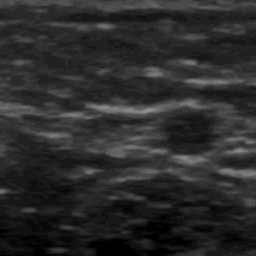
#> input picture image-test/33.png, 256 x 256 px
$ jupyter execute --allow-errors SingleEnhancement.ipynb   (older library calls are emulated)
#> lines starting #> are read from the running program, lines starting #| are printed output that depends on the picture; after the words box and inside, x2 and y2 are one past the last pixel; in counts of white or black regions, pixels touching at a corner belong together
# Single Enhancement

[cell 1]
import numpy as np
import cv2
import matplotlib.pyplot as plt
from skimage import io
from skimage import color
from scipy import ndimage, misc
from skimage import exposure
from scipy.ndimage import gaussian_filter

[cell 2]
img = io.imread('./image-test/33.png')
#> img is the input picture: shape (256, 256, 3); min 0, max 148, mean 43.2

[cell 3]
imgg = img
imgg = cv2.cvtColor(imgg, cv2.COLOR_BGR2GRAY)

img_gauss = gaussian_filter(imgg, sigma = 2)
rescale = exposure.rescale_intensity(img_gauss, in_range=(40,100))
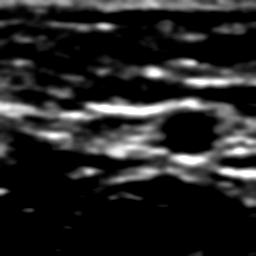
#> rescale: shape (256, 256); min 0, max 255, mean 37.7
img_histeq = exposure.equalize_hist(rescale)
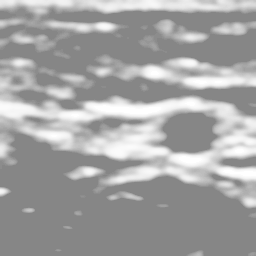
#> img_histeq: shape (256, 256) float64; min 0.526, max 1, mean 0.641
img_median = ndimage.median_filter(img_histeq, size=10)
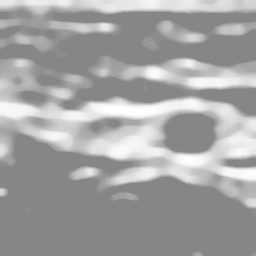
#> img_median: shape (256, 256) float64; min 0.526, max 1, mean 0.639

saveimage = cv2.normalize(src=img_median,dst=None,alpha=0, beta=255,norm_type=cv2.NORM_MINMAX,dtype=cv2.CV_8U)
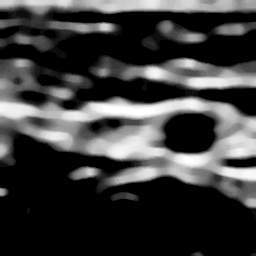
#> saveimage: shape (256, 256); min 0, max 255, mean 61.1
#ret, thresh = cv2.threshold(img, 240, 255, cv2.THRESH_BINARY)

plt.imshow(img_median, cmap = 'gray')
plt.axis('off')

[cell 4]
img = io.imread('./image-test/FLT80.png')
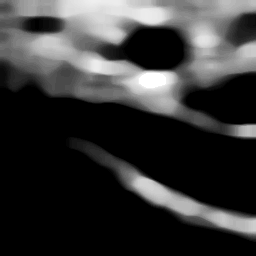
#> input picture image-test/FLT80.png, 256 x 256 px
#> img is the input picture: shape (256, 256); min 0, max 255, mean 54.6
ret, thresh = cv2.threshold(img, 55, 255, cv2.THRESH_BINARY_INV)
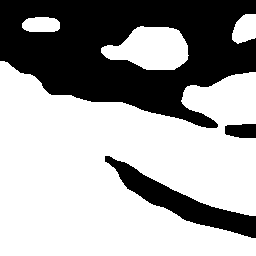
#> thresh: shape (256, 256); 63.8% white; 3 black regions, box (x1, y1, x2, y2) and area: (0, 0, 256, 128) 20189, (105, 156, 256, 238) 3179, (225, 124, 256, 138) 386

f, (ax1, ax2) = plt.subplots(1, 2, figsize = (10,10))
ax1.imshow(img, cmap = 'gray')
ax2.imshow(thresh, cmap = 'gray')

[cell 5]
img = io.imread('./image-test/26.png')
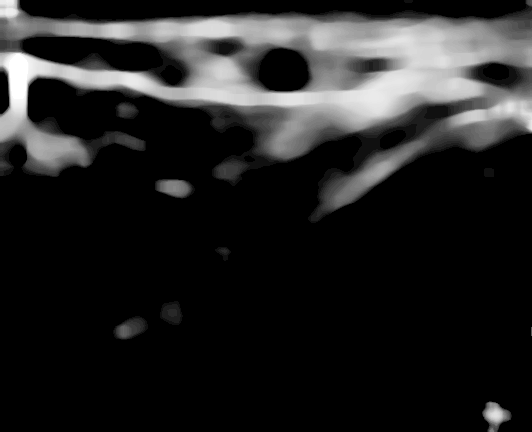
#> input picture image-test/26.png, 532 x 432 px
#> img is the input picture: shape (432, 532); min 0, max 255, mean 36.1
img1 = io.imread('./image-test/26_.png')
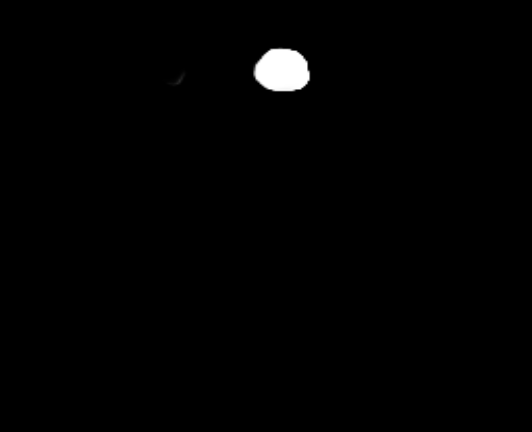
#> input picture image-test/26_.png, 532 x 432 px
#> img1 is the input picture: shape (432, 532); min 0, max 255, mean 2.1

[cell 6]
f, (ax1, ax2) = plt.subplots(1, 2, figsize = (10,10))
ax1.imshow(img, cmap = 'gray')
ax2.imshow(img1, cmap = 'gray')

[cell 7]
red = np.array([255, 0, 0])
green = np.array([0, 255, 0])
blue = np.array([0, 0, 255])
yellow = np.array([255, 255, 0])
aqua = np.array([0, 255, 255])

def masking(img, mask, color = None):
    mask_out = np.zeros((432, 532, 3), dtype = 'uint8')
    for i in range(mask.shape[0]-1):
        for j in range(mask.shape[1]-1):
            if (mask[i,j] >= 240):
                mask_out[i,j,:] = mask[i,j]
                mask_out[i,j,:] = color
    segmented = cv2.cvtColor(img, cv2.COLOR_GRAY2BGR) + mask_out
    return segmented
